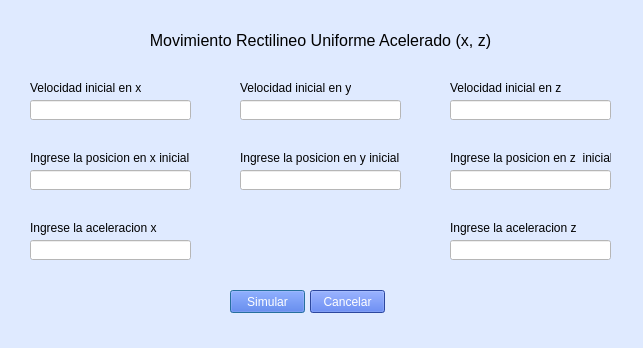
<?xml version="1.0" encoding="UTF-8"?>
<ui version="4.0">
 <class>DialogMuraxaza</class>
 <widget class="QDialog" name="DialogMuraxaza">
  <property name="geometry">
   <rect>
    <x>0</x>
    <y>0</y>
    <width>643</width>
    <height>348</height>
   </rect>
  </property>
  <property name="windowTitle">
   <string>muraxaza</string>
  </property>
  <property name="styleSheet">
   <string notr="true">background-color: #DFEAFF;</string>
  </property>
  <widget class="QLabel" name="label_5">
   <property name="geometry">
    <rect>
     <x>30</x>
     <y>220</y>
     <width>161</width>
     <height>16</height>
    </rect>
   </property>
   <property name="text">
    <string>Ingrese la aceleracion x</string>
   </property>
  </widget>
  <widget class="QLabel" name="lblErrorAceleracionZ">
   <property name="geometry">
    <rect>
     <x>450</x>
     <y>260</y>
     <width>131</width>
     <height>16</height>
    </rect>
   </property>
   <property name="text">
    <string/>
   </property>
  </widget>
  <widget class="QLabel" name="label_7">
   <property name="geometry">
    <rect>
     <x>240</x>
     <y>150</y>
     <width>161</width>
     <height>16</height>
    </rect>
   </property>
   <property name="text">
    <string>Ingrese la posicion en y inicial</string>
   </property>
  </widget>
  <widget class="QLabel" name="label_8">
   <property name="geometry">
    <rect>
     <x>450</x>
     <y>150</y>
     <width>161</width>
     <height>16</height>
    </rect>
   </property>
   <property name="text">
    <string>Ingrese la posicion en z  inicial</string>
   </property>
  </widget>
  <widget class="QLineEdit" name="inptVelocidadInicialZ">
   <property name="geometry">
    <rect>
     <x>450</x>
     <y>100</y>
     <width>161</width>
     <height>20</height>
    </rect>
   </property>
   <property name="styleSheet">
    <string notr="true">background-color: white;</string>
   </property>
  </widget>
  <widget class="QLineEdit" name="inptVelocidadInicialX">
   <property name="geometry">
    <rect>
     <x>30</x>
     <y>100</y>
     <width>161</width>
     <height>20</height>
    </rect>
   </property>
   <property name="styleSheet">
    <string notr="true">background-color: white;</string>
   </property>
  </widget>
  <widget class="QLineEdit" name="inptAceleracionX">
   <property name="geometry">
    <rect>
     <x>30</x>
     <y>240</y>
     <width>161</width>
     <height>20</height>
    </rect>
   </property>
   <property name="styleSheet">
    <string notr="true">background-color: white;</string>
   </property>
  </widget>
  <widget class="QLabel" name="label_4">
   <property name="geometry">
    <rect>
     <x>30</x>
     <y>150</y>
     <width>161</width>
     <height>16</height>
    </rect>
   </property>
   <property name="text">
    <string>Ingrese la posicion en x inicial</string>
   </property>
  </widget>
  <widget class="QLabel" name="label_3">
   <property name="geometry">
    <rect>
     <x>0</x>
     <y>20</y>
     <width>641</width>
     <height>41</height>
    </rect>
   </property>
   <property name="font">
    <font>
     <pointsize>12</pointsize>
    </font>
   </property>
   <property name="text">
    <string>Movimiento Rectilineo Uniforme Acelerado (x, z)</string>
   </property>
   <property name="scaledContents">
    <bool>false</bool>
   </property>
   <property name="alignment">
    <set>Qt::AlignCenter</set>
   </property>
   <property name="wordWrap">
    <bool>true</bool>
   </property>
  </widget>
  <widget class="QLabel" name="label_2">
   <property name="geometry">
    <rect>
     <x>240</x>
     <y>80</y>
     <width>111</width>
     <height>16</height>
    </rect>
   </property>
   <property name="text">
    <string>Velocidad inicial en y</string>
   </property>
  </widget>
  <widget class="QLabel" name="lblErrorPosicionZ">
   <property name="geometry">
    <rect>
     <x>450</x>
     <y>190</y>
     <width>131</width>
     <height>16</height>
    </rect>
   </property>
   <property name="text">
    <string/>
   </property>
  </widget>
  <widget class="QLabel" name="lblErrorVelocidadInicialZ">
   <property name="geometry">
    <rect>
     <x>450</x>
     <y>120</y>
     <width>131</width>
     <height>16</height>
    </rect>
   </property>
   <property name="text">
    <string/>
   </property>
  </widget>
  <widget class="QLineEdit" name="inptAceleracionZ">
   <property name="geometry">
    <rect>
     <x>450</x>
     <y>240</y>
     <width>161</width>
     <height>20</height>
    </rect>
   </property>
   <property name="styleSheet">
    <string notr="true">background-color: white;</string>
   </property>
  </widget>
  <widget class="QLabel" name="lblErrorAceleracionX">
   <property name="geometry">
    <rect>
     <x>30</x>
     <y>260</y>
     <width>131</width>
     <height>16</height>
    </rect>
   </property>
   <property name="text">
    <string/>
   </property>
  </widget>
  <widget class="QLabel" name="lblErrorPosicionY">
   <property name="geometry">
    <rect>
     <x>240</x>
     <y>190</y>
     <width>131</width>
     <height>16</height>
    </rect>
   </property>
   <property name="text">
    <string/>
   </property>
  </widget>
  <widget class="QLabel" name="label">
   <property name="geometry">
    <rect>
     <x>30</x>
     <y>80</y>
     <width>111</width>
     <height>16</height>
    </rect>
   </property>
   <property name="text">
    <string>Velocidad inicial en x</string>
   </property>
  </widget>
  <widget class="QLabel" name="lblErrorVelocidadInicialY">
   <property name="geometry">
    <rect>
     <x>240</x>
     <y>120</y>
     <width>131</width>
     <height>16</height>
    </rect>
   </property>
   <property name="text">
    <string/>
   </property>
  </widget>
  <widget class="QLineEdit" name="inptPosicionX">
   <property name="geometry">
    <rect>
     <x>30</x>
     <y>170</y>
     <width>161</width>
     <height>20</height>
    </rect>
   </property>
   <property name="styleSheet">
    <string notr="true">background-color: white;</string>
   </property>
  </widget>
  <widget class="QLabel" name="label_9">
   <property name="geometry">
    <rect>
     <x>450</x>
     <y>220</y>
     <width>161</width>
     <height>16</height>
    </rect>
   </property>
   <property name="text">
    <string>Ingrese la aceleracion z</string>
   </property>
  </widget>
  <widget class="QLabel" name="lblErrorPosicionX">
   <property name="geometry">
    <rect>
     <x>30</x>
     <y>190</y>
     <width>131</width>
     <height>16</height>
    </rect>
   </property>
   <property name="text">
    <string/>
   </property>
  </widget>
  <widget class="QLineEdit" name="inptPosicionY">
   <property name="geometry">
    <rect>
     <x>240</x>
     <y>170</y>
     <width>161</width>
     <height>20</height>
    </rect>
   </property>
   <property name="styleSheet">
    <string notr="true">background-color: white;</string>
   </property>
  </widget>
  <widget class="QLabel" name="label_6">
   <property name="geometry">
    <rect>
     <x>450</x>
     <y>80</y>
     <width>111</width>
     <height>16</height>
    </rect>
   </property>
   <property name="text">
    <string>Velocidad inicial en z</string>
   </property>
  </widget>
  <widget class="QLineEdit" name="inptVelocidadInicialY">
   <property name="geometry">
    <rect>
     <x>240</x>
     <y>100</y>
     <width>161</width>
     <height>20</height>
    </rect>
   </property>
   <property name="styleSheet">
    <string notr="true">background-color: white;</string>
   </property>
  </widget>
  <widget class="QLineEdit" name="inptPosicionZ">
   <property name="geometry">
    <rect>
     <x>450</x>
     <y>170</y>
     <width>161</width>
     <height>20</height>
    </rect>
   </property>
   <property name="styleSheet">
    <string notr="true">background-color: white;</string>
   </property>
  </widget>
  <widget class="QLabel" name="lblErrorVelocidadInicialX">
   <property name="geometry">
    <rect>
     <x>30</x>
     <y>120</y>
     <width>131</width>
     <height>16</height>
    </rect>
   </property>
   <property name="text">
    <string/>
   </property>
  </widget>
  <widget class="QPushButton" name="btnSimular">
   <property name="geometry">
    <rect>
     <x>230</x>
     <y>290</y>
     <width>75</width>
     <height>23</height>
    </rect>
   </property>
   <property name="styleSheet">
    <string notr="true">background-color: #3D63DD;
color: white;</string>
   </property>
   <property name="text">
    <string>Simular</string>
   </property>
  </widget>
  <widget class="QPushButton" name="btnCancelar">
   <property name="geometry">
    <rect>
     <x>310</x>
     <y>290</y>
     <width>75</width>
     <height>23</height>
    </rect>
   </property>
   <property name="styleSheet">
    <string notr="true">background-color: #3D63DD;
color: white;</string>
   </property>
   <property name="text">
    <string>Cancelar</string>
   </property>
  </widget>
 </widget>
 <resources/>
 <connections/>
</ui>
